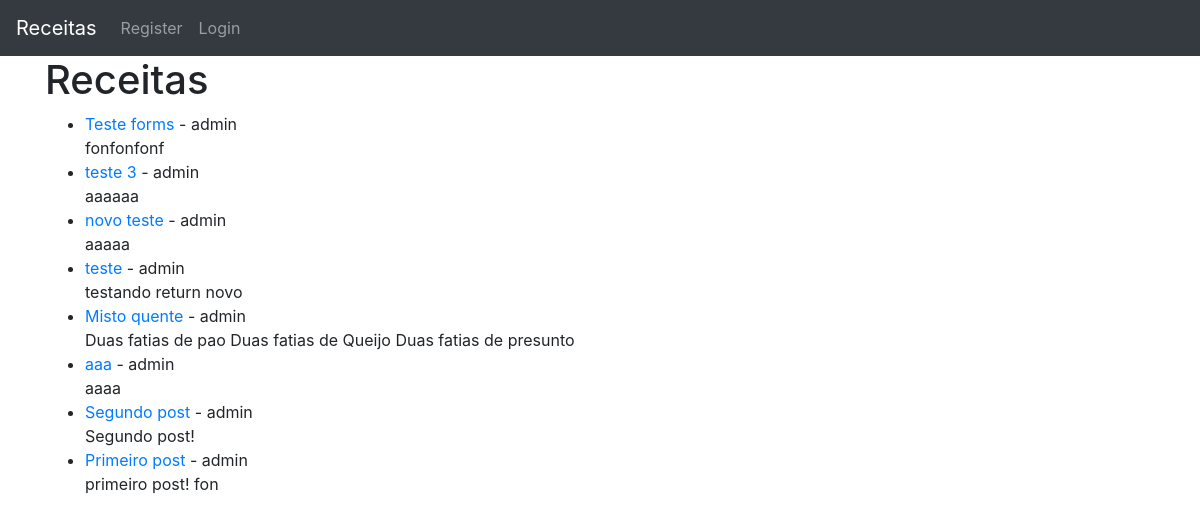
The app's page /, older data.
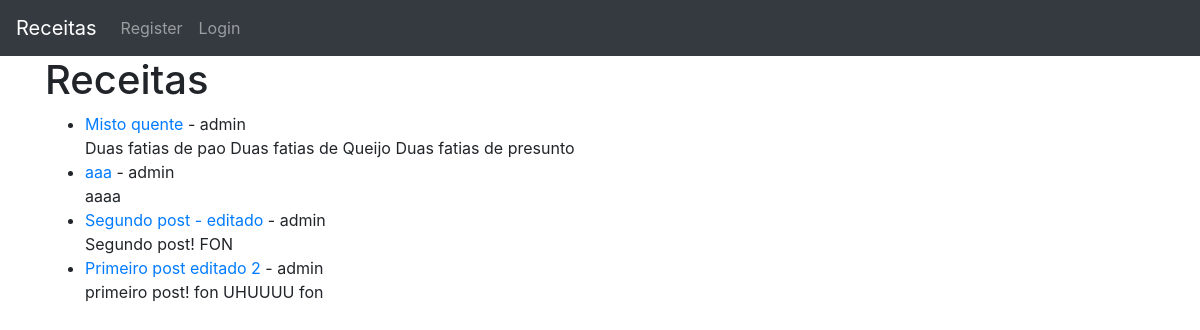
The same page, newer data.
### theblog/models.py (models this page shows, shortened)
class Post(models.Model):
    title = models.CharField(max_length=255)
    author = models.ForeignKey(User, on_delete=models.CASCADE)
    body = models.TextField()

### theblog/views.py (the view)
# urls.py: path('', HomeView.as_view(), name='home'),
class HomeView(ListView):
    model = Post
    template_name = 'home.html'
    ordering = ['-id']

### theblog/templates/home.html (shortened to what this page needs)
{% extends "base.html" %}
{%block content %}
<h1>Receitas</h1>
<ul>
{% for post in object_list %}
    <li><a href="{%url 'article-detail' post.pk%}">{{post.title}}</a> - {{post.author}}
    <br/>
    {{post.body | slice:":500"}}
    </li>
{% endfor %}
</ul>
{% endblock %}

Row changes from the older to the newer data that the page shows:
removed Post: title "Teste forms", author "admin", body "fonfonfonf"
removed Post: title "teste 3", author "admin", body "aaaaaa"
removed Post: title "novo teste", author "admin", body "aaaaa"
removed Post: title "teste", author "admin", body "testando return novo"
changed Post: title "Segundo post" → "Segundo post - editado"; body "Segundo post!" → "Segundo post! FON"
changed Post: title "Primeiro post" → "Primeiro post editado 2"; body "primeiro post! fon" → "primeiro post! fon UHUUUU fon"
